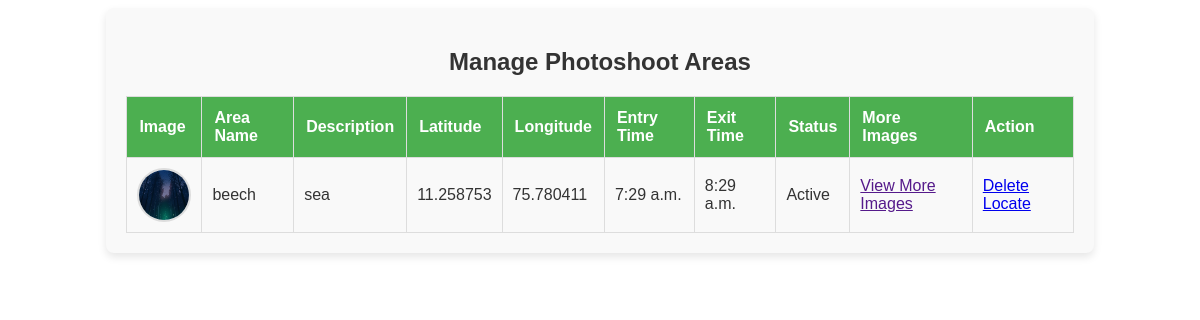
Page /manage_photoshoot_area on the committed database.
### SportComApp/models.py (models this page shows)
class PhotoShootTable(models.Model):
    TOURIST = models.ForeignKey(TouristTable, on_delete=models.CASCADE)
    SpotName = models.CharField(max_length=30, null=True, blank=True)
    Description = models.CharField(max_length=300, null=True, blank=True)
    Image = models.FileField(blank=True, null=True)
    Latitude = models.FloatField(null=True, blank=True)
    Longitude = models.FloatField(null=True, blank=True)
    EntryTime = models.TimeField(null=True, blank=True)
    ExitTime = models.TimeField(null=True, blank=True)
    Status = models.CharField(max_length=30, null=True, blank=True)
    is_active = models.BooleanField(default=True)
    created_at = models.DateTimeField(auto_now_add=True, null=True, blank=True)
    updated_at = models.DateTimeField(auto_now_add=True, null=True, blank=True)

### SportComApp/views.py (the view)
# urls.py: path('manage_photoshoot_area', ManagePhotoShootArea.as_view(), name="manage_photoshoot_area"),
class ManagePhotoShootArea(View):
    def get(self, request):
        obj = PhotoShootTable.objects.all()
        return render(request, "ADMIN/manage_photoshoot_area.html", {"photoshoot_obj": obj})

### templates/ADMIN/manage_photoshoot_area.html (shortened to what this page needs)
{% load static %}
<html lang="en">
<head>
    <link rel="stylesheet" href="{% static 'styles/styles.css' %}">
</head>
<body>
    <div class="table-container">
        <h2>Manage Photoshoot Areas</h2>
        <table>
            <thead>
                <tr>
                    <th>Image</th>
                    <th>Area Name</th>
                    <th>Description</th>
                    <th>Latitude</th>
                    <th>Longitude</th>
                    <th>Entry Time</th>
                    <th>Exit Time</th>
                    <th>Status</th>
                    <th>More Images</th>
                    <th>Action</th>
                </tr>
            </thead>
            <tbody>
                {% for photoshoot in photoshoot_obj %}
                <tr>
                    <td><img src="{{ photoshoot.Image.url }}" alt="" width="100"></td>
                    <td>{{ photoshoot.SpotName }}</td>
                    <td>{{ photoshoot.Description }}</td>
                    <td>{{ photoshoot.Latitude }}</td>
                    <td>{{ photoshoot.Longitude }}</td>
                    <td>{{ photoshoot.EntryTime }}</td>
                    <td>{{ photoshoot.ExitTime }}</td>
                    <td>{{ photoshoot.Status }}</td>
                    <td><a href="">View More Images</a></td>
                    <td>
                        <a href="photoshoot_delete/{{ photoshoot.id }}">Delete</a>
                        <a href="photoshoot_map/{{ photoshoot.id }}">Locate</a><br>
                    </td>
                </tr>
                {% endfor %}
            </tbody>
        </table>
    </div>
</body>
</html>

### static/styles/styles.css (style rules this page uses)
h2 { text-align: center; color: #333; font-size: 1.8em; margin-bottom: 20px; }
.table-container { width: 80%; margin: 0 auto; padding: 20px; background-color: #f9f9f9; box-shadow: 0px 4px 8px rgba(0, 0, 0, 0.1); border-radius: 8px; }
.table-container h2 { text-align: center; font-size: 24px; color: #333; margin-bottom: 20px; }
table { width: 100%; border-collapse: collapse; font-family: Arial, sans-serif; }
thead th { background-color: #4CAF50; color: white; padding: 12px; text-align: left; font-weight: bold; }
td, th { padding: 10px; border: 1px solid #ddd; text-align: left; }
td img { width: 50px; height: 50px; object-fit: cover; border-radius: 50%; border: 2px solid #ddd; }

### rows in the picture
PhotoShootTable: Image (picture), SpotName "beech", Description "sea", Latitude "11.258753", Longitude "75.780411", EntryTime "7:29 a.m.", ExitTime "8:29 a.m.", Status "Active"
